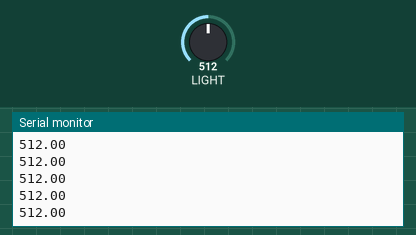
This sketch was run on a simulated Seeed Wio Terminal. Shown: the last lines printed to the serial monitor. The test bench sets the inputs (shaded band); at power-on: LIGHT = 512.

Above: at 1.2 s.
1.3 s: LIGHT set to 716
At 2.4 s:
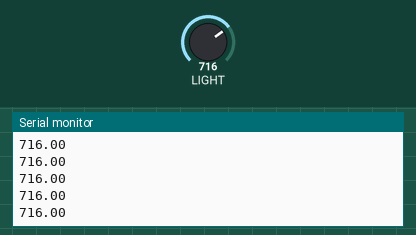
2.8 s: LIGHT set to 900
At 3.4 s:
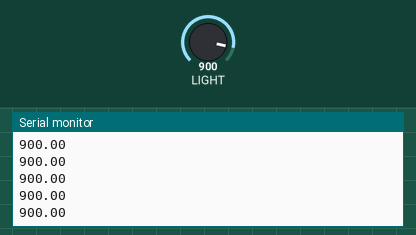
Timing chart, 0 to 5.8 s (numbered marks = the images above; inputs shaded):
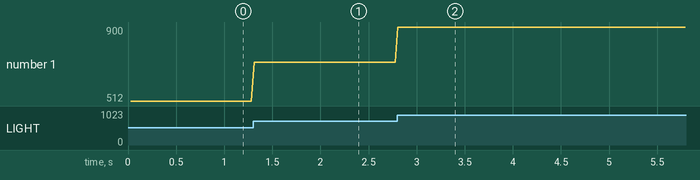

The sketch:

send_data_edge_impulse.ino
```cpp
#define FREQUENCY_HZ 40
#define INTERVAL_MS (1000 / (FREQUENCY_HZ))

void setup() {
Serial.begin(115200);
Serial.println("Started");
}

void loop() {
static unsigned long last_interval_ms = 0;
float light;
if (millis() > last_interval_ms + INTERVAL_MS) {
last_interval_ms = millis();
light = analogRead(WIO_LIGHT);
Serial.println(light);
//Serial.print('\t');

}
}
```

Measured:
- after the input at 1.3 s, the serial monitor: prints a new line at once (image 1)
- after the input at 2.8 s, the serial monitor: prints a new line at once (image 2)
- plotted number 1: 512 → 716 after the input at 1.3 s, 716 → 900 after the input at 2.8 s
